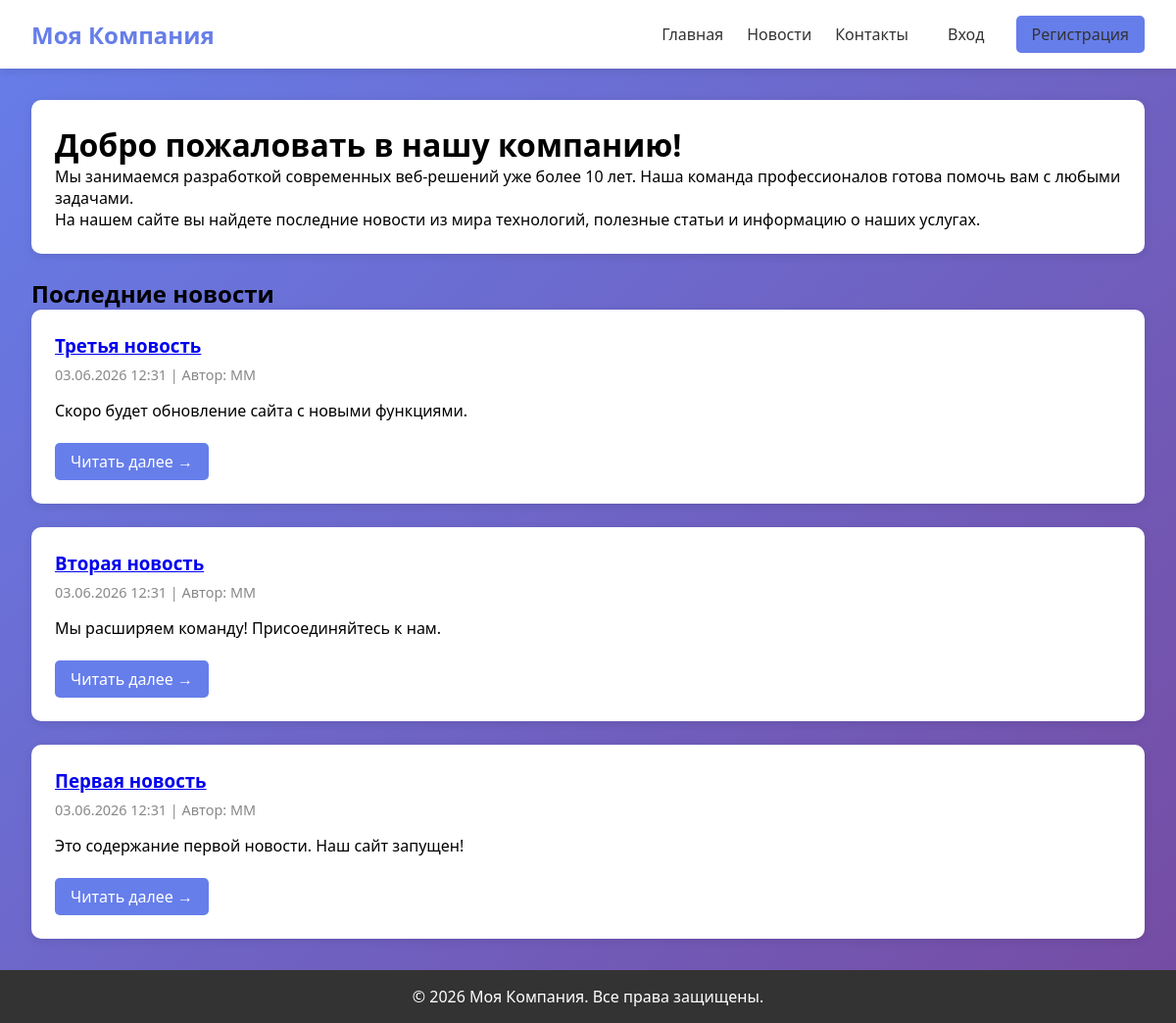
The page / on the database its author committed.
### news/models.py (models this page shows, shortened)
class News(models.Model):
    title = models.CharField('Заголовок', max_length=200)
    content = models.TextField('Содержание')
    author = models.ForeignKey(User, on_delete=models.CASCADE, verbose_name='Автор', related_name='news')
    created_date = models.DateTimeField('Дата публикации', default=timezone.now)
    image = models.ImageField('Изображение', upload_to='news_images/', blank=True, null=True)
    class Meta:
        verbose_name = 'Новость'
        verbose_name_plural = 'Новости'
        ordering = ['-created_date']

### news/views.py (the view)
# urls.py: path('', views.index, name='index'),
def index(request):
    latest_news = News.objects.all()[:3]
    return render(request, 'news/index.html', {'latest_news': latest_news})

### news/templates/news/index.html (shortened to what this page needs)
{% extends 'news/base.html' %}
{% block content %}
<div class="card">
    <h1>Добро пожаловать в нашу компанию!</h1>
    <p>Мы занимаемся разработкой современных веб-решений уже более 10 лет. Наша команда профессионалов готова помочь вам с любыми задачами.</p>
    <p>На нашем сайте вы найдете последние новости из мира технологий, полезные статьи и информацию о наших услугах.</p>
</div>
<h2>Последние новости</h2>
{% for news in latest_news %}
    <div class="card">
        <h3 class="news-title">
            <a href="{% url 'news_detail' news.pk %}">{{ news.title }}</a>
        </h3>
        <div class="news-meta">
            {{ news.created_date|date:"d.m.Y H:i" }} | Автор: {{ news.author.username }}
        </div>
        <p>{{ news.content|truncatewords:30 }}</p>
        <br>
        <a href="{% url 'news_detail' news.pk %}" class="btn btn-primary">Читать далее →</a>
    </div>
{% empty %}
    <div class="card">
        <p>Пока нет новостей. Зайдите в админ-панель и добавьте первую новость!</p>
    </div>
{% endfor %}
{% endblock %}

### news/templates/news/base.html (shortened to what this page needs)
<!DOCTYPE html>
<html lang="ru">
<head>
</head>
<body>
    <nav>
        <div class="logo">Моя Компания</div>
        <div class="nav-links">
            <a href="{% url 'index' %}">Главная</a>
            <a href="{% url 'news_list' %}">Новости</a>
            <a href="{% url 'contacts' %}">Контакты</a>
            <div class="user-info">
                {% if user.is_authenticated %}
                    <span>Привет, {{ user.username }}!</span>
                    <a href="{% url 'profile' %}" class="btn">Профиль</a>
                    <a href="{% url 'logout' %}" class="btn btn-danger">Выход</a>
                    {% if user.is_staff %}
                        <a href="/admin/" class="btn btn-primary">Админка</a>
                    {% endif %}
                {% else %}
                    <a href="{% url 'login' %}" class="btn">Вход</a>
                    <a href="{% url 'register' %}" class="btn btn-primary">Регистрация</a>
                {% endif %}
            </div>
        </div>
    </nav>
    <div class="container">
        {% block content %}
        {% endblock %}
    </div>
    <footer>
        <p>&copy; 2026 Моя Компания. Все права защищены.</p>
    </footer>
</body>
</html>

### news/templates/news/base.html (style rules this page uses)
* { margin: 0; padding: 0; box-sizing: border-box; }
body { font-family: 'Segoe UI', Tahoma, Geneva, Verdana, sans-serif; background: linear-gradient(135deg, #667eea 0%, #764ba2 100%); min-height: 100vh; }
nav { background: white; box-shadow: 0 2px 10px rgba(0,0,0,0.1); padding: 1rem 2rem; display: flex; justify-content: space-between; align-items: center; flex-wrap: wrap; }
.logo { font-size: 1.5rem; font-weight: bold; color: #667eea; }
.nav-links { display: flex; gap: 1.5rem; align-items: center; flex-wrap: wrap; }
.nav-links a { text-decoration: none; color: #333; transition: color 0.3s; }
.user-info { display: flex; gap: 1rem; align-items: center; }
.btn { padding: 0.5rem 1rem; border: none; border-radius: 5px; cursor: pointer; text-decoration: none; display: inline-block; transition: all 0.3s; }
.btn-primary { background: #667eea; color: white; }
.container { max-width: 1200px; margin: 2rem auto; padding: 0 2rem; }
.card { background: white; border-radius: 10px; padding: 1.5rem; margin-bottom: 1.5rem; box-shadow: 0 2px 10px rgba(0,0,0,0.1); }
.news-title { color: #667eea; margin-bottom: 0.5rem; }
.news-meta { color: #888; font-size: 0.9rem; margin-bottom: 1rem; }
footer { background: #333; color: white; text-align: center; padding: 1rem; margin-top: 2rem; }

### rows shown on the page
News: title "Третья новость", created_date "03.06.2026 12:31", author.username "MM", content "Скоро будет обновление сайта с новыми функциями."
News: title "Вторая новость", created_date "03.06.2026 12:31", author.username "MM", content "Мы расширяем команду! Присоединяйтесь к нам."
News: title "Первая новость", created_date "03.06.2026 12:31", author.username "MM", content "Это содержание первой новости. Наш сайт запущен!"
